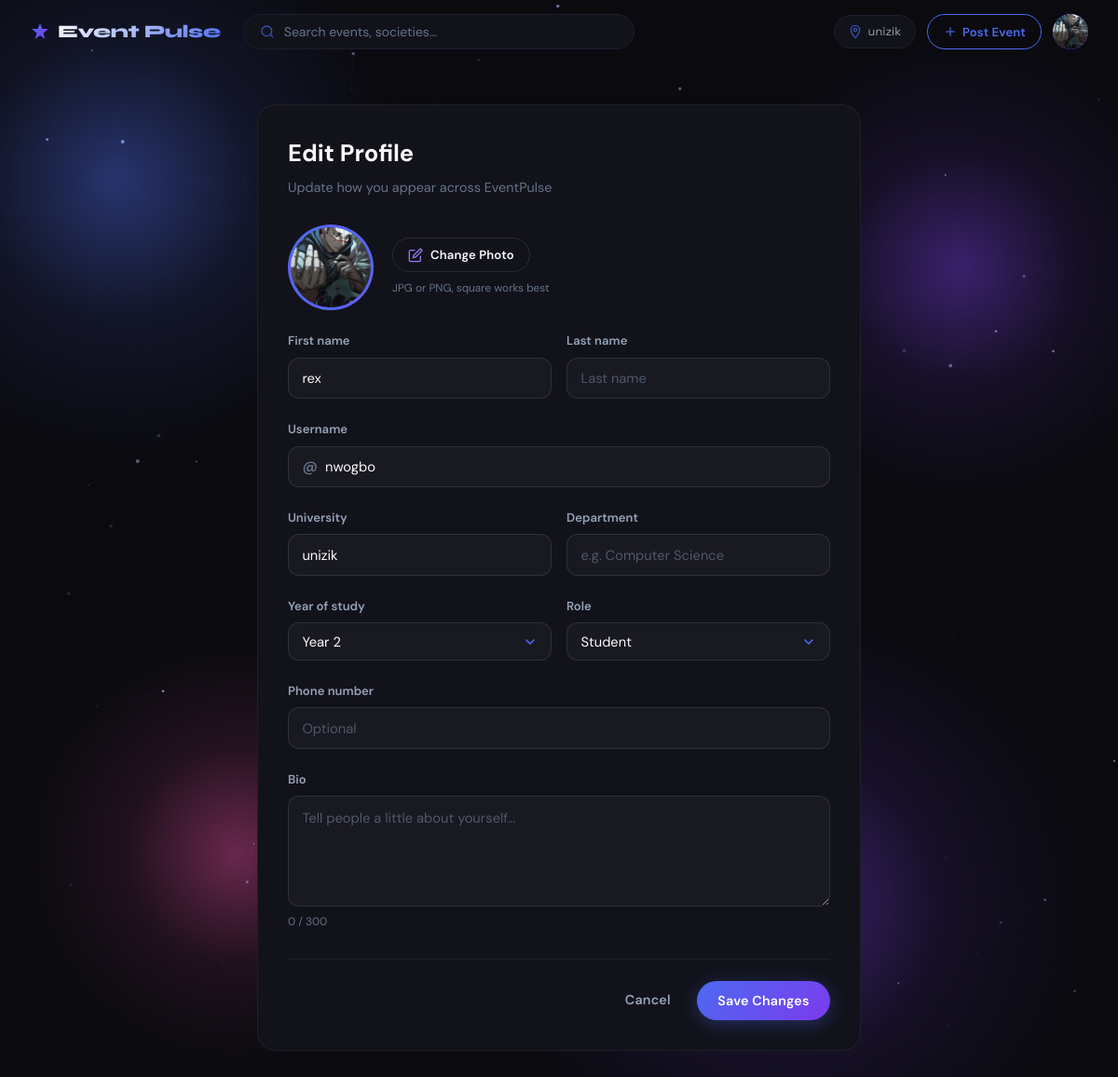
/accounts/profile/edit/ (signed in), run on an earlier commit of the app's database.
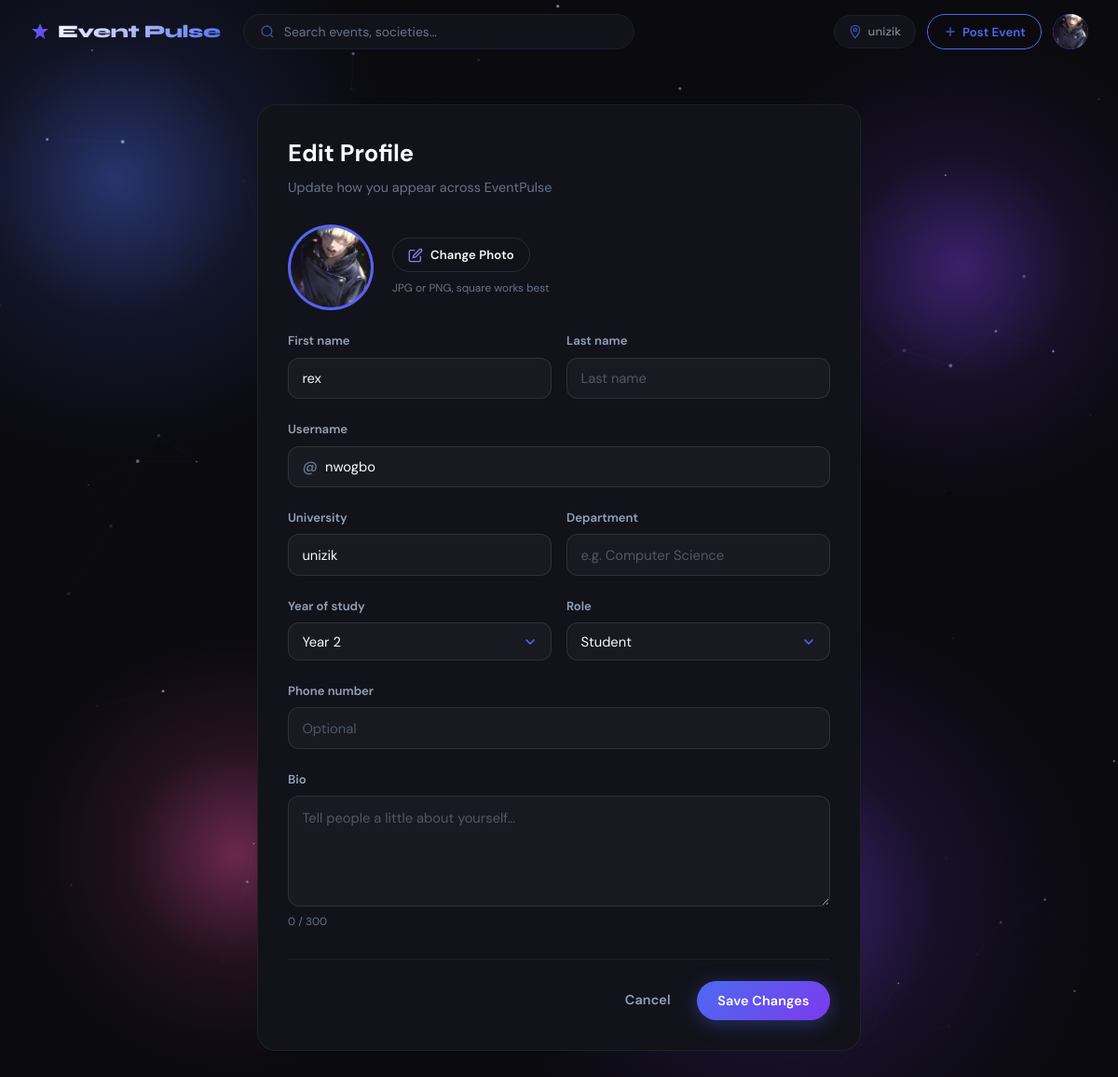
And on a later commit of the database.
### accounts/models.py (models this page shows, shortened)
class User(AbstractUser):
    class Role(models.TextChoices):
        STUDENT = 'student', 'Student'
        SOCIETY = 'society', 'Society / Club'
        STAFF   = 'staff',   'Staff'
        ADMIN   = 'admin',   'Admin'
    class Plan(models.TextChoices):
        FREE    = 'free',    'Free'
        PREMIUM = 'premium', 'Premium'
    class YearOfStudy(models.TextChoices):
        YEAR_1 = '1',  'Year 1 — Fresher'
        YEAR_2 = '2',  'Year 2'
        YEAR_3 = '3',  'Year 3'
        YEAR_4 = '4',  'Year 4'
        YEAR_5 = '5',  'Year 5'
        PG     = 'pg', 'Postgraduate'
        PHD    = 'phd','PhD'
    email           = models.EmailField(unique=True)
    profile_picture = models.ImageField(upload_to='profiles/', blank=True, null=True)
    bio             = models.TextField(blank=True)
    phone_number    = models.CharField(max_length=20, blank=True)
    university      = models.CharField(max_length=200, blank=True)
    department      = models.CharField(max_length=200, blank=True)
    student_id      = models.CharField(max_length=50,  blank=True)
    year_of_study   = models.CharField(
        max_length=5,
        choices=YearOfStudy.choices,
        blank=True,
    )
    role = models.CharField(
        max_length=20,
        choices=Role.choices,
        default=Role.STUDENT,
    )
    plan = models.CharField(
        max_length=20,
        choices=Plan.choices,
        default=Plan.FREE,
    )
    plan_expiry = models.DateTimeField(blank=True, null=True)
    updated_at = models.DateTimeField(auto_now=True)
    USERNAME_FIELD  = 'email'
    REQUIRED_FIELDS = ['username']
    class Meta:
        verbose_name        = 'User'
        verbose_name_plural = 'Users'
        ordering            = ['-date_joined']

### accounts/views.py (the view, shortened to what this page needs)
# urls.py: path('profile/edit/',            views.edit_profile_view, name='edit_profile'),
@login_required
def edit_profile_view(request):
    u = request.user
    return render(request, 'accounts/edit_profile.html', {
        'year_choices': User.YearOfStudy.choices,
        'role_choices': [c for c in User.Role.choices if c[0] != 'admin'],
    })

### templates/accounts/edit_profile.html (shortened to what the changed rows need)
{% extends 'base.html' %}
{% load static %}
{% block content %}
<div class="ep-edit-page">
  <div class="ep-edit-card">
    <div class="ep-edit-head">
      <h1 class="ep-edit-title">Edit Profile</h1>
    </div>
    <form method="POST" enctype="multipart/form-data" class="ep-edit-form" novalidate>
      <div class="ep-edit-avatar-row">
        <div class="ep-edit-avatar" id="avatarPreviewWrap">
          {% if user.profile_picture %}
            <img id="avatarPreview" src="{{ user.profile_picture.url }}" alt="{{ user.username }}" />
          {% else %}
            <img id="avatarPreview" src="" alt="" style="display:none;" />
            <span id="avatarInitial">{{ user.username|first|upper }}</span>
          {% endif %}
        </div>
      </div>
      <div class="ep-edit-grid-2">
        <div class="ep-field">
          <label class="ep-label" for="id_first_name">First name</label>
          <input class="ep-input" type="text" name="first_name" id="id_first_name"
                 value="{{ user.first_name }}" placeholder="First name">
        </div>
      </div>
      <div class="ep-field">
        <div class="ep-input-prefix">
          <span>@</span>
          <input class="ep-input" type="text" name="username" id="id_username"
                 value="{{ user.username }}" placeholder="username">
        </div>
      </div>
      <div class="ep-edit-grid-2">
        <div class="ep-field">
          <label class="ep-label" for="id_university">University</label>
          <input class="ep-input" type="text" name="university" id="id_university"
                 value="{{ user.university }}" placeholder="e.g. UNIZIK">
        </div>
      </div>
      <div class="ep-edit-grid-2">
        <div class="ep-field">
          <label class="ep-label" for="id_year_of_study">Year of study</label>
          <select class="ep-input ep-select" name="year_of_study" id="id_year_of_study">
            {% for val, label in year_choices %}
              <option value="{{ val }}" {% if user.year_of_study == val %}selected{% endif %}>{{ label }}</option>
            {% endfor %}
          </select>
        </div>
        <div class="ep-field">
          <label class="ep-label" for="id_role">Role</label>
          <select class="ep-input ep-select" name="role" id="id_role">
            {% for val, label in role_choices %}
              <option value="{{ val }}" {% if user.role == val %}selected{% endif %}>{{ label }}</option>
            {% endfor %}
          </select>
        </div>
      </div>
    </form>
  </div>
</div>
{% endblock %}

### templates/base.html (shortened to what this page needs)
<!DOCTYPE html>
<html lang="en">
<head>
  {% load static %}
  <link rel="stylesheet" href="{% static 'css/main.css' %}?v=3" />
</head>
<body>
{% block navbar %}
<nav class="ep-nav" id="epNav">
  <div class="ep-nav__inner">
    <a href="{% if user.is_authenticated %}{% url 'events:home' %}{% else %}{% url 'events:landing' %}{% endif %}" class="ep-nav__logo">
      <span>Event Pulse</span>
    </a>
    <div class="ep-nav__search">
      <span class="ep-icon ep-icon--search"></span>
      <input type="text" placeholder="Search events, societies…" />
    </div>
    <div class="ep-nav__actions">
      <span class="ep-nav__location">
        <span class="ep-icon ep-icon--pin"></span>
        {% if user.is_authenticated and user.university %}{{ user.university|truncatechars:16 }}{% else %}Campus{% endif %}
      </span>
      {% if user.is_authenticated %}
        <a href="{% url 'events:create' %}" class="ep-btn ep-btn--create ep-btn--sm">
          <span class="ep-icon ep-icon--plus"></span>
          Post Event
        </a>
        <div class="ep-nav__user-menu" id="userMenu">
          <div class="ep-nav__avatar" id="avatarBtn">
            {% if user.profile_picture %}
              <img src="{{ user.profile_picture.url }}" alt="{{ user.username }}">
            {% else %}
              {{ user.username|first|upper }}
            {% endif %}
          </div>
        </div>
      {% else %}
        <a href="{% url 'accounts:login' %}"    class="ep-btn ep-btn--outline ep-btn--sm">Sign In</a>
        <a href="{% url 'accounts:register' %}" class="ep-btn ep-btn--primary ep-btn--sm">Register</a>
      {% endif %}
    </div>
  </div>
</nav>
{% endblock %}
{% block content %}{% endblock %}
{% load static %}
</body>
</html>

What changed in the data, as far as the page shows it:
changed User "unizik": profile_picture: a different picture
